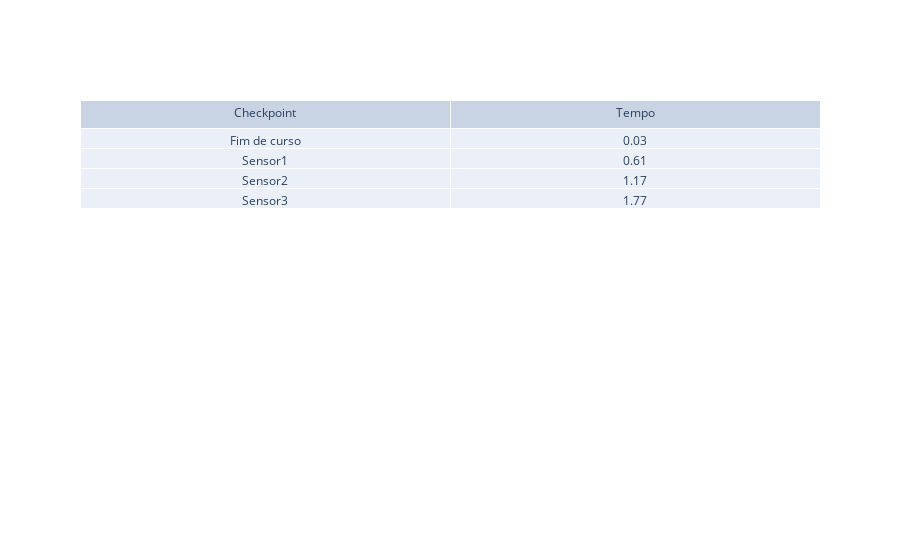
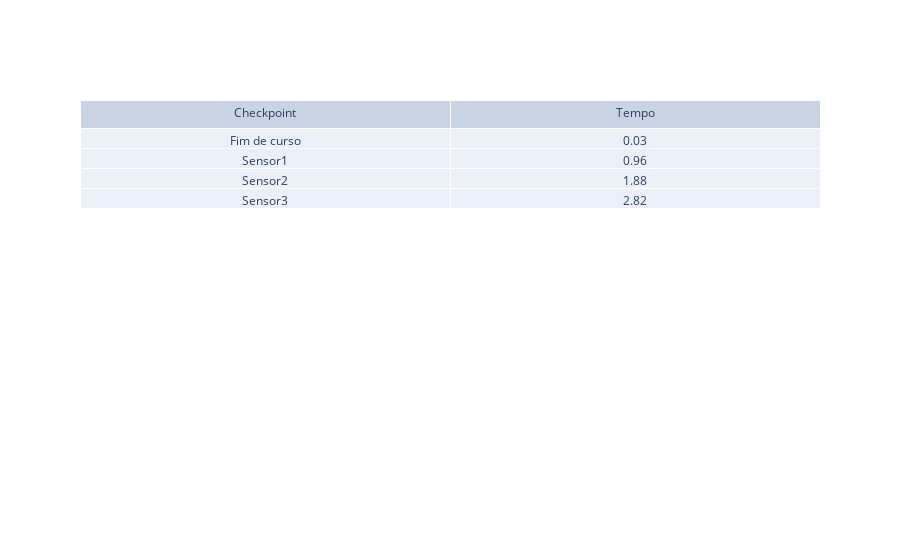

These figures' notebook cell, in order:
### Code cell
import pandas as pd
import matplotlib.pyplot as plt
import plotly.graph_objects as go
import plotly.express as px



# Carregando os dados do arquivo CSV da pista 1
tabela = pd.read_csv("https://docs.google.com/spreadsheets/d/e/2PACX-1vQ6kSZFFAFOmYCWc4oo2MgRmykG67g9W39rGsDJHnPdUCjXrVXRtN9Opt1JiViyXbBpmGqn3ACT3Noj/pub?gid=0&single=true&output=csv", sep=",")

distanciaSensores = [0, 2, 4.5, 7.5]

# Obtendo o último ciclo de tempo, velocidade e aceleração
linhasTabela = len(tabela) - 3
ultimoCicloTempo = tabela.loc[linhasTabela, ["tempoSensor1", "tempoSensor2", "tempoSensor3", "tempoSensor4"]]
ultimoCicloVelocidade = tabela.loc[linhasTabela, ["velocidadeSensor1", "velocidadeSensor2", "velocidadeSensor3", "velocidadeSensor4"]]
ultimoCicloAceleração = tabela.loc[linhasTabela, ["aceleracaoSensor1", "aceleracaoSensor2", "aceleracaoSensor3", "aceleracaoSensor4"]]

# Carregando os dados do arquivo CSV da pista 2
tabela2 = pd.read_csv("https://docs.google.com/spreadsheets/d/e/2PACX-1vQ6kSZFFAFOmYCWc4oo2MgRmykG67g9W39rGsDJHnPdUCjXrVXRtN9Opt1JiViyXbBpmGqn3ACT3Noj/pub?gid=0&single=true&output=csv", sep=",")

# Obtendo o último ciclo de tempo, velocidade e aceleração
linhasTabela2 = len(tabela2) - 2
ultimoCicloTempo2 = tabela.loc[linhasTabela2, ["tempoSensor1", "tempoSensor2", "tempoSensor3", "tempoSensor4"]]
ultimoCicloVelocidade2 = tabela.loc[linhasTabela2, ["velocidadeSensor1", "velocidadeSensor2", "velocidadeSensor3", "velocidadeSensor4"]]
ultimoCicloAceleração2 = tabela.loc[linhasTabela2, ["aceleracaoSensor1", "aceleracaoSensor2", "aceleracaoSensor3", "aceleracaoSensor4"]]


fig = go.Figure(data=[go.Table(header=dict(values=['Checkpoint','Tempo']),
                 cells=dict(values=[["Fim de curso", "Sensor1", "Sensor2", "Sensor3"],ultimoCicloTempo]))
                     ])
fig.show()
fig.write_image("tempo pista 1.png")

fig = go.Figure(data=[go.Table(header=dict(values=['Checkpoint','Tempo']),
                 cells=dict(values=[["Fim de curso", "Sensor1", "Sensor2", "Sensor3"],ultimoCicloTempo2]))
                     ])
fig.show()
fig.write_image("tempo pista 2.png")

# Criando um gráfico de linha para Distancia x Tempo do último ciclo da pista 1
plt.plot(ultimoCicloTempo, distanciaSensores, marker='o', linestyle='-')
plt.ylim(0,10)
plt.title("Distancia x tempo do último ciclo")
plt.xlabel("Tempo (s) ")
plt.ylabel("Distancia (m)")
plt.grid(True)  # Adiciona uma grade de fundo
plt.savefig('Grafico distancia pista 1.png', format='png')
plt.show()

# Criando um gráfico de linha para Distancia x Tempo do último ciclo da pista 2
plt.plot(ultimoCicloTempo2, distanciaSensores, marker='o', linestyle='-')
plt.ylim(0,10)
plt.title("Distancia x tempo do último ciclo")
plt.xlabel("Tempo (s) ")
plt.ylabel("Distancia (m)")
plt.grid(True)  # Adiciona uma grade de fundo
plt.savefig('Grafico distancia pista 2.png', format='png')
plt.show()


# Criando um gráfico de linha para Velocidade x Tempo do último ciclo da pista 1
plt.plot(ultimoCicloTempo, ultimoCicloVelocidade, marker='o', linestyle='-')
plt.ylim(0,10)
plt.title("Velocidade x tempo do último ciclo")
plt.xlabel("Tempo (s) ")
plt.ylabel("Velocidade (m/s)")
plt.grid(True)  # Adiciona uma grade de fundo
plt.savefig('Grafico Velocidade pista 1.png', format='png')
plt.show()

# Criando um gráfico de linha para Velocidade x Tempo do último ciclo da pista 2
plt.plot(ultimoCicloTempo2, ultimoCicloVelocidade2, marker='o', linestyle='-')
plt.ylim(0,10)
plt.title("Velocidade x tempo do último ciclo")
plt.xlabel("Tempo (s) ")
plt.ylabel("Velocidade (m/s)")
plt.grid(True)  # Adiciona uma grade de fundo
plt.savefig('Grafico Velocidade pista 2.png', format='png')
plt.show()

# Criando um gráfico de linha para Aceleração x Tempo do último ciclo da pista 1
plt.plot(ultimoCicloTempo, ultimoCicloAceleração, marker='o', linestyle='-')
plt.ylim(0,10)
plt.title("Aceleração x tempo do último ciclo")
plt.xlabel("Tempo (s)")
plt.ylabel("Aceleração (m/2²)")
plt.grid(True)  # Adiciona uma grade de fundo
plt.savefig('Grafico aceleração pista 1.png', format='png')
plt.show()

# Criando um gráfico de linha para Aceleração x Tempo do último ciclo da pista 2
plt.plot(ultimoCicloTempo2, ultimoCicloAceleração2, marker='o', linestyle='-')
plt.ylim(0,10)
plt.title("Aceleração x tempo do último ciclo")
plt.xlabel("Tempo (s)")
plt.ylabel("Aceleração (m/2²)")
plt.grid(True)  # Adiciona uma grade de fundo
plt.savefig('Grafico aceleração pista 2.png', format='png')
plt.show()

### Figure 1 — Plotly figure (JSON) as saved in the notebook; plotly's stock layout.template omitted (floating-point values rounded to 4 significant figures)
{"data": [{"cells": {"values": [["Fim de curso", "Sensor1", "Sensor2", "Sensor3"], [0.03, 0.61, 1.17, 1.77]]}, "header": {"values": ["Checkpoint", "Tempo"]}, "type": "table"}], "layout": {}}

### Figure 2 — Plotly figure (JSON) as saved in the notebook; plotly's stock layout.template omitted (floating-point values rounded to 4 significant figures)
{"data": [{"cells": {"values": [["Fim de curso", "Sensor1", "Sensor2", "Sensor3"], [0.03, 0.96, 1.88, 2.82]]}, "header": {"values": ["Checkpoint", "Tempo"]}, "type": "table"}], "layout": {}}
